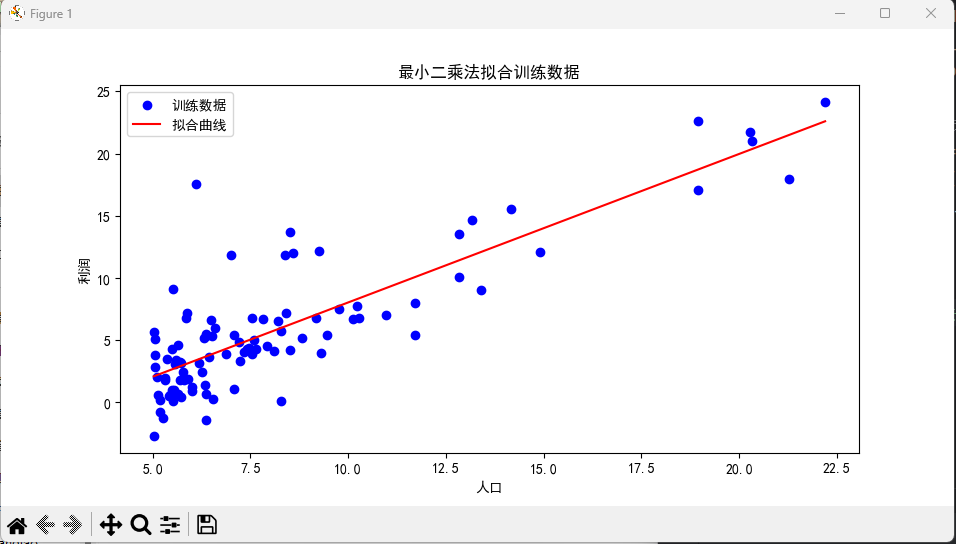

Write Python code to recreate this figure.
import numpy as np
import pandas as pd
import matplotlib.pyplot as plt
import matplotlib
matplotlib.rcParams['font.sans-serif'] = ['SimHei']
matplotlib.rcParams['axes.unicode_minus'] = False
# 读取数据
data = pd.read_csv(r"D:\python\data_input_study\regress_data1.csv")

# 分离特征和目标变量
X_data = data.iloc[:, :-1].values
y_data = data.iloc[:, -1:].values

# 添加截距项
X_data = np.column_stack((np.ones(X_data.shape[0]), X_data))

# 利用最小二乘法求解线性回归模型
W_best = np.linalg.inv(X_data.T @ X_data) @ X_data.T @ y_data

# 预测
x = np.linspace(X_data[:, 1].min(), X_data[:, 1].max(), 100)
X_pred = np.column_stack((np.ones(x.shape), x))
y_pred = np.dot(X_pred, W_best)

# 绘制原始数据和拟合直线
plt.figure(figsize=(8, 4))
plt.scatter(X_data[:, 1], y_data, color='blue', label='训练数据')
plt.plot(x, y_pred, color='red', label='拟合曲线')
plt.xlabel('人口')
plt.ylabel('利润')
plt.legend()
plt.title('最小二乘法拟合训练数据')
plt.show()
